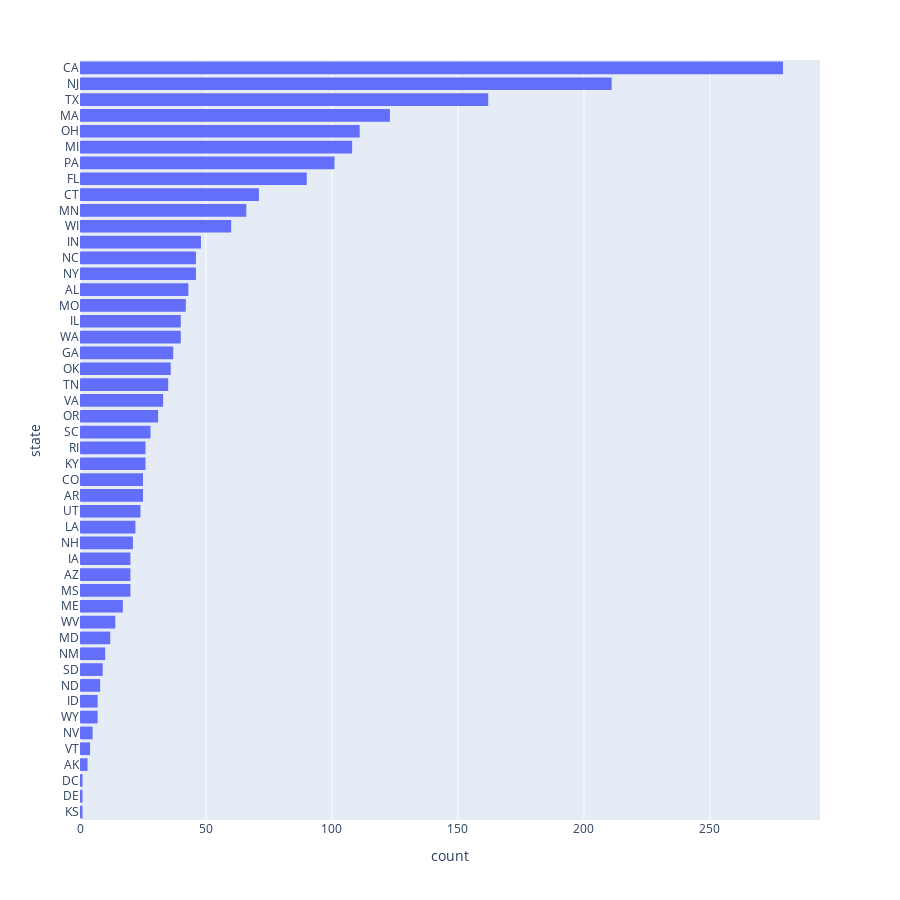

Here is the notebook cell this chart was saved with:
### Code cell
fig = px.histogram(df, y='state', height=900).update_yaxes(categoryorder='total ascending')

fig.show()

### Figure 1 — Plotly figure (JSON) as saved in the notebook; plotly's stock layout.template omitted (floating-point values rounded to 4 significant figures; data arrays with more than 128 entries replaced by an {"elided": "..."} marker saying what was removed)
{"data": [{"alignmentgroup": "True", "bingroup": "y", "hovertemplate": "count=%{x}<br>state=%{y}<extra></extra>", "legendgroup": "", "marker": {"color": "#636efa", "pattern": {"shape": ""}}, "name": "", "offsetgroup": "", "orientation": "h", "showlegend": false, "type": "histogram", "xaxis": "x", "y": {"elided": "2215 str values"}, "yaxis": "y"}], "layout": {"barmode": "relative", "height": 900, "legend": {"tracegroupgap": 0}, "margin": {"t": 60}, "xaxis": {"anchor": "y", "domain": [0, 1], "title": {"text": "count"}}, "yaxis": {"anchor": "x", "categoryorder": "total ascending", "domain": [0, 1], "title": {"text": "state"}}}}
